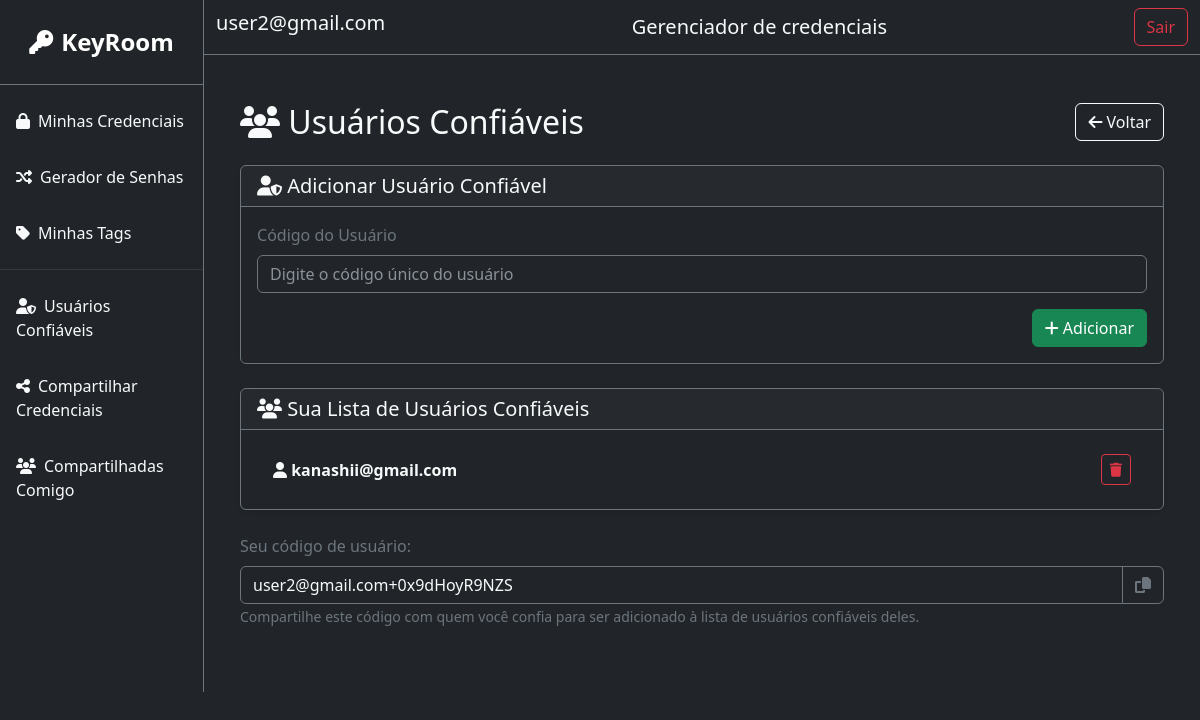
The app's page /trusted_users/ (signed in), older data.
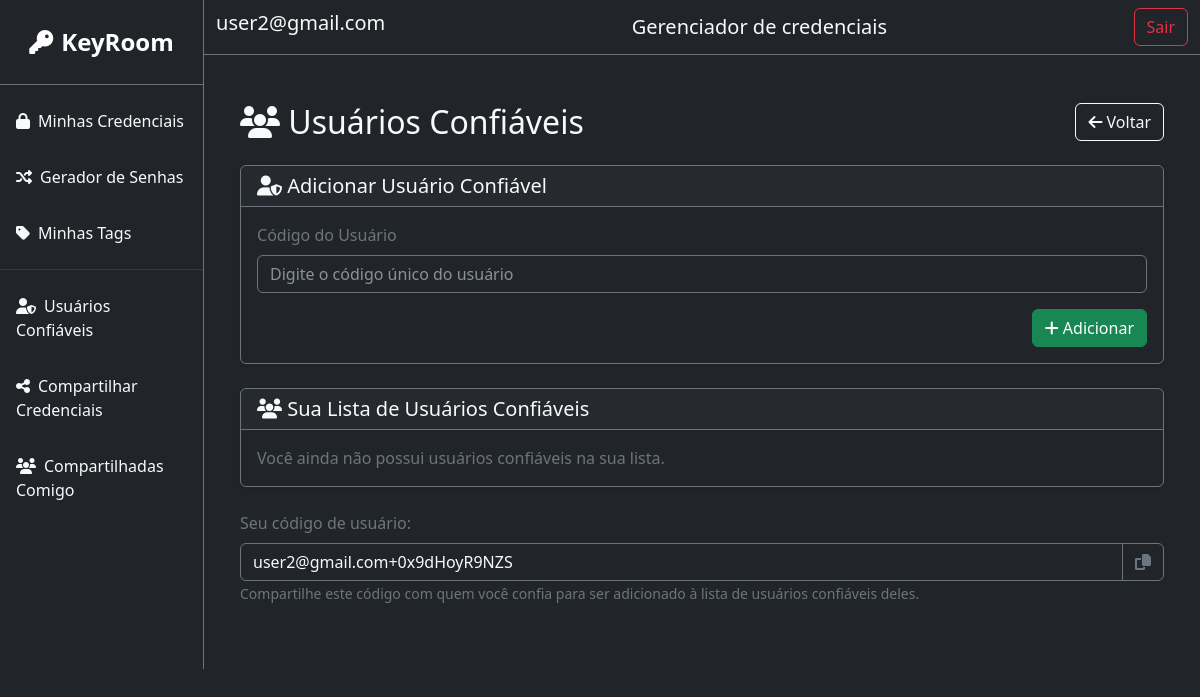
The same page, newer data.
### core/models.py (models this page shows)
class CustomUser(AbstractUser):
    uniquiCode = models.CharField(max_length=100, unique=True)

### core/views/view_trusted_users.py (the view)
# urls.py: path('trusted_users/', view_trusted_users.list_trusted_users, name='list_trusted_users'),
@login_required(login_url='home_page')
def list_trusted_users(request):
    trusted_list, _ = ListOfTrustedUsers.objects.get_or_create(owner=request.user)
    trusted_users = trusted_list.trusted_users.all()
    return render(request, 'trusted_list/list.html', {'trusted_users': trusted_users})

### core/templates/trusted_list/list.html (shortened to what this page needs)
{% extends 'base.html' %}
{% block content %}
    <div class="container py-4">
        <div class="d-flex justify-content-between align-items-center mb-4">
            <h2 class="text-light mb-0"><i class="fas fa-users"></i> Usuários Confiáveis</h2>
            <a href="{% url 'main_page' %}" class="btn btn-outline-light">
                <i class="fas fa-arrow-left"></i> Voltar
            </a>
        </div>
        <div class="card bg-dark text-light border-secondary shadow-sm">
            <div class="card-header border-secondary">
                <h5 class="mb-0"><i class="fas fa-user-shield"></i> Adicionar Usuário Confiável</h5>
            </div>
            <div class="card-body">
                <form method="post" action="{% url 'add_trusted_user' %}">
                    <div class="mb-3">
                        <label for="trusted_code" class="form-label text-secondary">Código do Usuário</label>
                        <input type="text" name="trusted_code" maxlength="200"
                               class="form-control bg-dark text-light border-secondary" id="trusted_code"
                               placeholder="Digite o código único do usuário" required>
                    </div>
                    <div class="d-flex justify-content-end">
                        <button type="submit" class="btn btn-success">
                            <i class="fas fa-plus"></i> Adicionar
                        </button>
                    </div>
                </form>
            </div>
        </div>
        <div class="card bg-dark text-light border-secondary shadow-sm mt-4">
            <div class="card-header border-secondary">
                <h5 class="mb-0"><i class="fas fa-users"></i> Sua Lista de Usuários Confiáveis</h5>
            </div>
            <div class="card-body">
                {% if trusted_users %}
                    <ul class="list-group list-group-flush">
                        {% for user in trusted_users %}
                            <li class="list-group-item bg-dark text-light border-secondary d-flex justify-content-between align-items-center">
                                <div>
                                    <i class="fas fa-user"></i>
                                    <strong>{{ user.email }}</strong>
                                </div>
                                <button type="button" class="btn btn-outline-danger btn-sm" title="Remover"
                                        data-bs-toggle="modal"
                                        data-bs-target="#modalExcluir"
                                        data-user-id="{{ user.id }}"
                                        data-user-email="{{ user.email }}">
                                    <i class="fas fa-trash"></i>
                                </button>
                            </li>
                        {% endfor %}
                    </ul>
                {% else %}
                    <div class="text-secondary">Você ainda não possui usuários confiáveis na sua lista.</div>
                {% endif %}
            </div>
        </div>
        <br>
        <div class="mb-3">
            <label class="form-label text-secondary">Seu código de usuário:</label>
            <div class="input-group">
                <input type="text" class="form-control bg-dark text-light border-secondary"
                       value="{{ request.user.uniquiCode }}" readonly id="user-code">
                <button class="btn btn-outline-secondary" type="button"
                        onclick="copyText(this, '{{ request.user.uniquiCode }}')">
                    <i class="fas fa-copy"></i>
                </button>
            </div>
            <small class="text-secondary">Compartilhe este código com quem você confia para ser adicionado à lista de
                usuários confiáveis deles.</small>
        </div>
    </div>
{% endblock %}

Row changes from the older to the newer data that the page shows:
no longer on this page (row edited): CustomUser: email "kanashii@gmail.com"
Text that changed along with them:
text now shown: "Você ainda não possui usuários confiáveis na sua lista."
